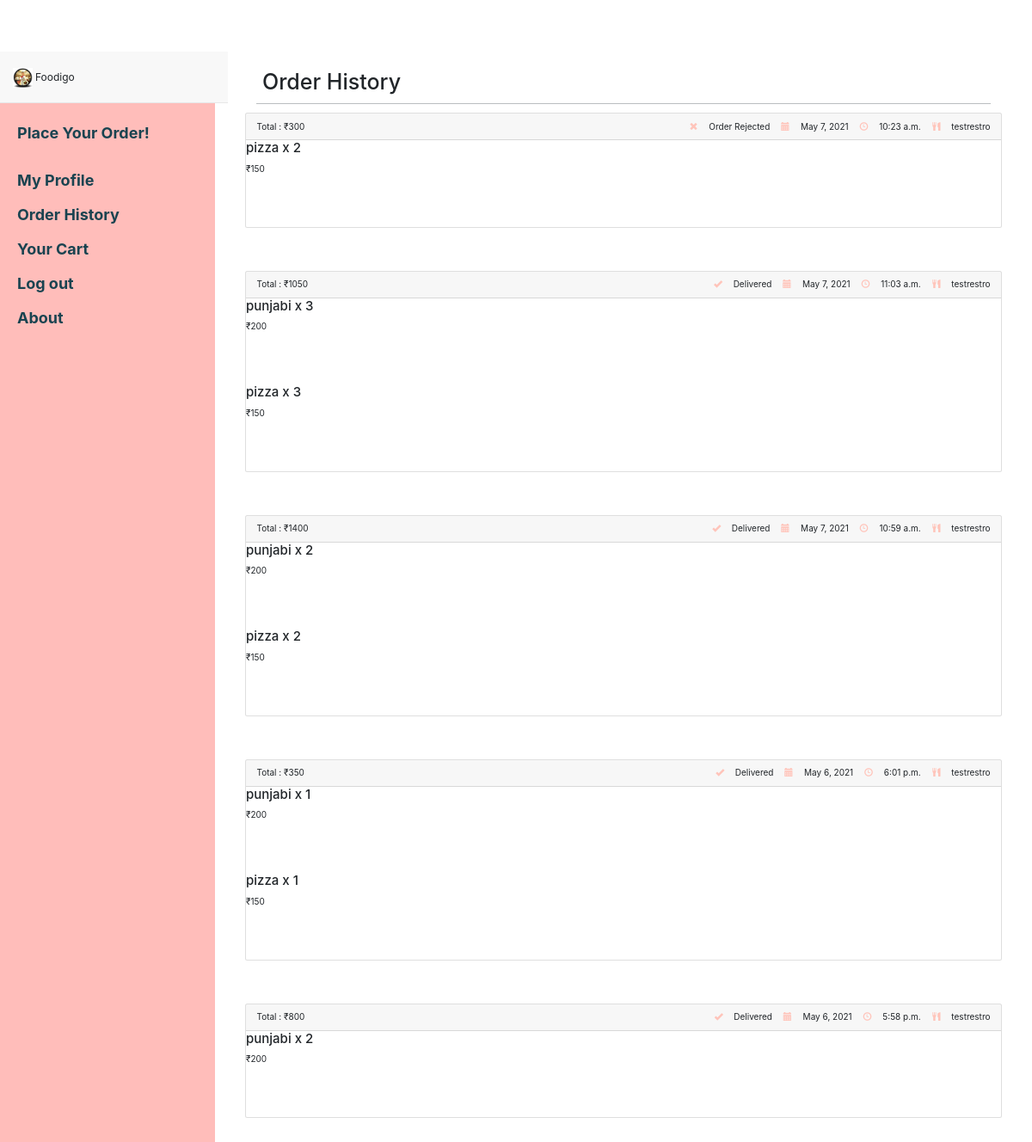
The app's page /history/ (signed in), older data.
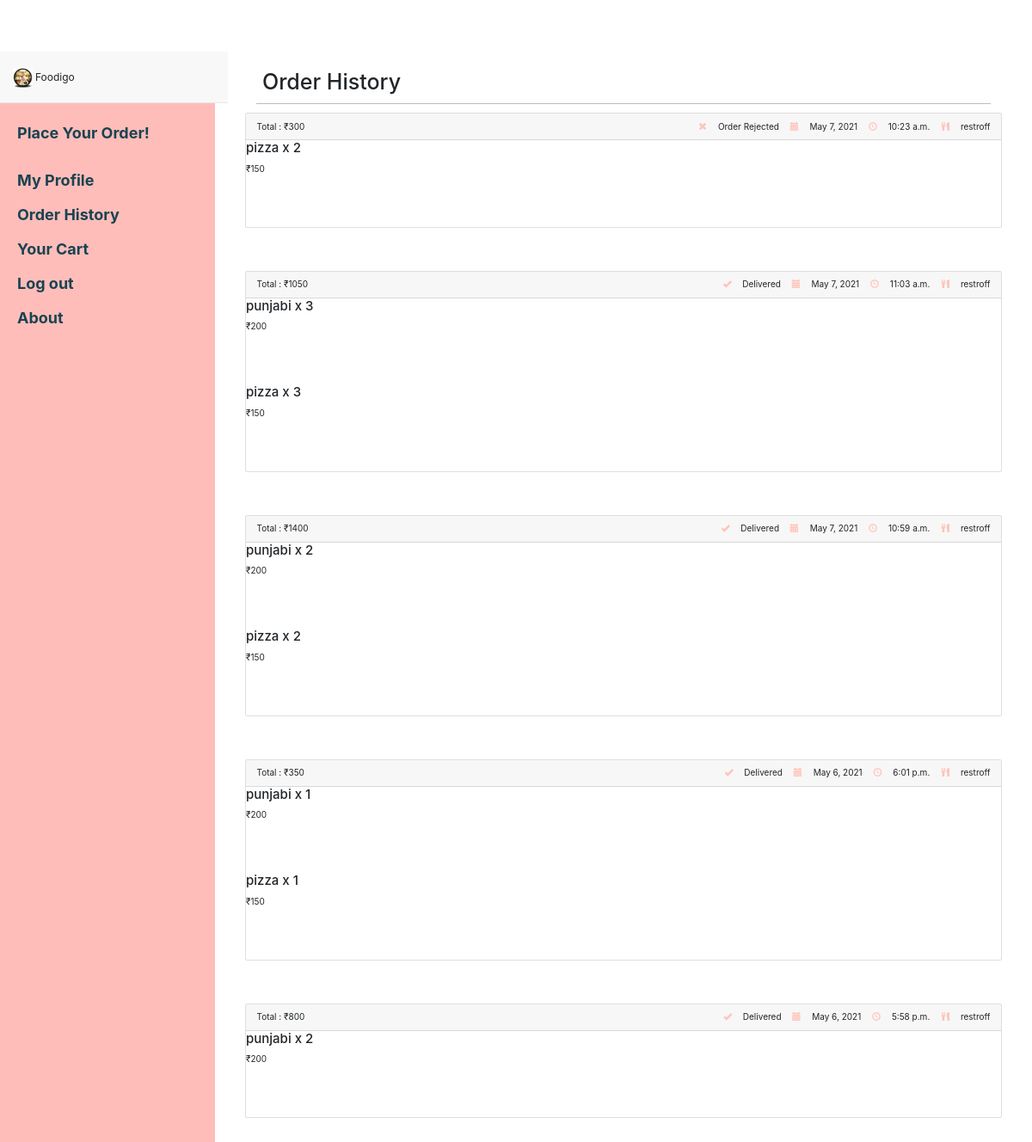
The same page, newer data.
### foodspark/models.py (models this page shows, shortened)
class Order(models.Model):
	customer = models.ForeignKey(Customer,on_delete=models.CASCADE)
	restaurant = models.ForeignKey(Restaurant,on_delete=models.CASCADE)
	foodlist = models.CharField(max_length = 500,validators=[validate_comma_separated_integer_list],null=True)
	foodqty = models.CharField(max_length = 500,validators=[validate_comma_separated_integer_list],null=True)
	amount = models.IntegerField(default = 0)
	ordertime = models.TimeField(auto_now_add=True)
	orderdate = models.DateField(auto_now_add=True)
	DSTATUS = (
		('p','Pending'),
		('d','Delivered'),
		('a','Accepted')
	)
	deliverystatus = models.CharField(max_length=1,choices=DSTATUS,default = 'p')
	def calamount(self):
		self.amount = 0
		myl = self.foodlist.split(",")
		qty = self.foodqty.split(",")
		for x,y in zip(myl,qty):
			fitem = FoodItem.objects.get(pk=int(x))
			self.amount = self.amount + fitem.price*int(y)
	def getfooditems(self):
		myl = self.foodlist.split(",")
		items = []
		for x in myl:
			items.append(FoodItem.objects.get(pk=int(x)))
		return items
	def getqty(self):
		myl = self.foodqty.split(",")
		return myl

class Restaurant(models.Model):
	email = models.EmailField(primary_key = True)
	password = models.CharField(max_length=100)
	name = models.CharField(max_length=200)
	address = models.TextField()
	RES_TYPE = (
		('B','Bar'),
		('R','Restaurant'),
		('C','Cafe')
	)
	res_type = models.CharField(max_length=1,choices = RES_TYPE,default = 'R')
	cuisine = models.CharField(null = True, max_length=100)
	city = models.CharField(max_length = 100,null = True)
	phone_regex = RegexValidator(regex=r'^\+?1?\d{9,15}$', message="Phone number must be entered in the format: '+999999999'. Up to 15 digits allowed.") #############look into regex
	phone = models.CharField(validators=[phone_regex],max_length=15,blank = True)
	imgurl = models.CharField(max_length=1000,null=True)

### foodspark/views.py (the view, shortened to what this page needs)
# urls.py: re_path(r'^history/?$',views.history,name='history'),
def history(request):
    if 'id' in request.session.keys():
        customer = Customer.objects.get(email=request.session['id'])
        query = Order.objects.order_by('-pk').all()
        pending_rest = {}
        pending_items = {}
        reject_rest = {}
        reject_items = {}
        history_rest = {}
        history_items = {}
        eta = {}
        for x in query:
            if x.customer == customer:
                if(x.deliverystatus == 'd'):
                    dic2 = {}
                    x.calamount()
                    for i, j in zip(x.getfooditems(), x.getqty()):
                        dic2[i] = j
                    history_items[x] = dic2
                    history_rest[x] = x.restaurant
                if(x.deliverystatus == 'r'):
                    dic3 = {}
                    x.calamount()
                    for i, j in zip(x.getfooditems(), x.getqty()):
                        dic3[i] = j
                    reject_items[x] = dic3
                    reject_rest[x] = x.restaurant
        context = {
            'customer': customer,
            'pending_items': pending_items,
            'pending_rest': pending_rest,
            'history_items': history_items,
            'history_rest': history_rest,
            'reject_items': reject_items,
            'reject_rest': reject_rest,
            'eta': eta
        }
        return render(request, "foodspark/userhistory.html", context)
    else:
        return render(request, "foodspark/login.html")

### foodspark/templates/foodspark/userhistory.html (shortened to what the changed rows need)
<!DOCTYPE html>
<html lang="en">
<head>
    <link href="/static/css/bootstrap.min.css" rel="stylesheet">
    <link href="/static/css/mystyle.css" rel="stylesheet">
    <link href="/static/css/simple-sidebar2.css" rel="stylesheet">
    <link rel="stylesheet" href="https://maxcdn.bootstrapcdn.com/bootstrap/4.0.0-alpha.2/css/bootstrap.min.css">
</head>
<body>
    <div id="wrapper">
        <div id="page-content-wrapper">
            <div class="container-fluid">
                <div class="row">
                    <div class="col-lg-12">
                        <h1 style="padding-left: 20px;">Order History</h1>
                        {%if reject_rest%}
                        {%for x,z in reject_rest.items%}
                        <div class="card">
                            <div class="card-header">
                            Total : ₹{{x.amount}}
                                <span style="float:right;">
                                <i class="glyphicon glyphicon-remove blueicon ordercard"></i> Order Rejected
                                <i class="glyphicon glyphicon-calendar blueicon ordercard"></i> {{x.orderdate}}
                                <i class="glyphicon glyphicon-time blueicon ordercard"></i> {{x.ordertime}}
                                <i class="glyphicon glyphicon-cutlery blueicon ordercard"></i> {{z.name}}
                                </span>
                            </div>
                            {%for z,k in reject_items.items%}
                            {%if x.pk == z.pk%}
                            {%for i,j in k.items%}
                            <div class="card-block terabaaphumain">
                                <div class="lefty">
                                    <h4 class="card-title">{{i.name}} x {{j}} </h4>
                                    <p class="card-text">₹{{i.price}}</p>
                                </div>
                            </div>
                            <div style="padding-top:60px;"></div>
                                {%endfor%}
                            {%endif%}
                            {%endfor%}
                        </div>
                        <div style="padding-top:50px;"></div>
                        {%endfor%}
                        {%endif%}
                        {% if history_rest %}
                        {% for x,z in history_rest.items%}
                         <div class="card">
                            <div class="card-header">
                            Total : ₹{{x.amount}}
                                <span style="float:right;">
                                <i class="glyphicon glyphicon-ok blueicon ordercard"></i> Delivered
                                <i class="glyphicon glyphicon-calendar blueicon ordercard"></i> {{x.orderdate}}
                                <i class="glyphicon glyphicon-time blueicon ordercard"></i> {{x.ordertime}}
                                <i class="glyphicon glyphicon-cutlery blueicon ordercard"></i> {{z.name}}
                                </span>
                            </div>
                            {%for z,k in history_items.items%}
                            {%if x.pk == z.pk%}
                            {%for i,j in k.items%}
                            <div class="card-block terabaaphumain">
                                <div class="lefty">
                                    <h4 class="card-title">{{i.name}} x {{j}} </h4>
                                    <p class="card-text">₹{{i.price}}</p>
                                </div>
                            </div>
                            <div style="padding-top:60px;"></div>
                            {%endfor%}
                            {%endif%}
                            {%endfor%}
                        </div>
                        <div style="padding-top:50px;"></div>
                        {% endfor %}
                        {% endif %}
                    </div>
                </div>
            </div>
        </div>
    </div>
</body>
</html>

Row changes from the older to the newer data that the page shows:
changed through a linked row, Order (number 1 of 5 on the later page): name "testrestro" → "restroff"
changed through a linked row, Order (number 2 of 5 on the later page): name "testrestro" → "restroff"
changed through a linked row, Order (number 3 of 5 on the later page): name "testrestro" → "restroff"
changed through a linked row, Order (number 4 of 5 on the later page): name "testrestro" → "restroff"
changed through a linked row, Order (number 5 of 5 on the later page): name "testrestro" → "restroff"
